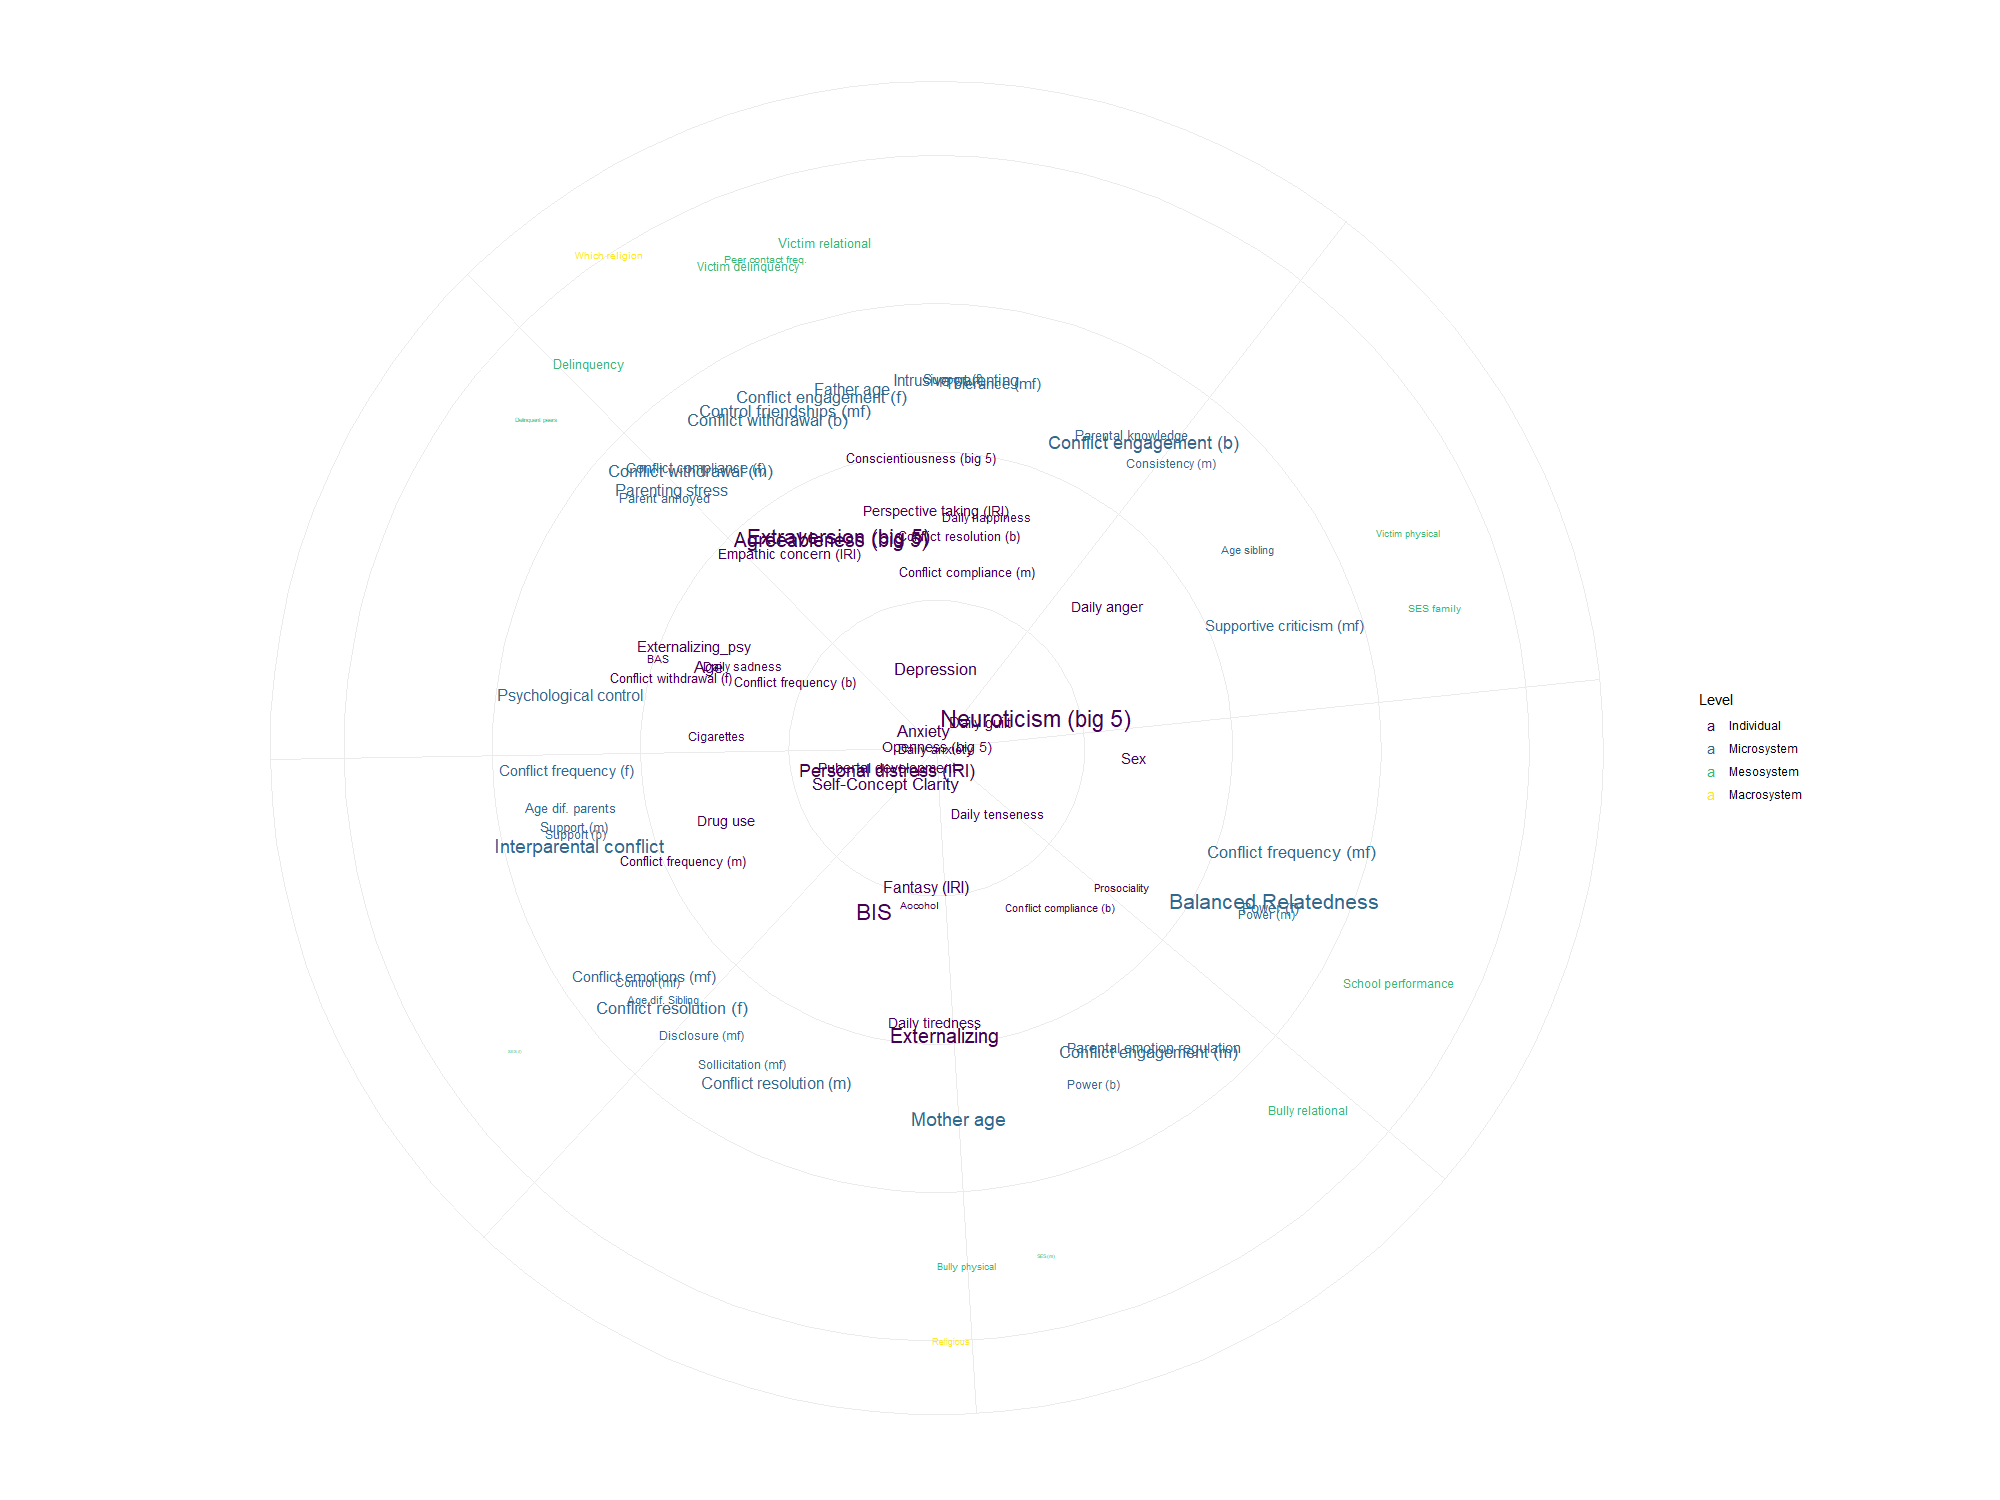

Reproduce this figure in R.
df_plot <- data.frame(Variable = names(VI$variable.importance), Value = VI$variable.importance)
df_plot$Variable <- gsub("^\\d+\\. ", "", df_plot$Variable)
df_plot$Level <- ordered(ren$V4, levels = c("Individual", "Microsystem", "Mesosystem", "Macrosystem"))
df_plot$x <- runif(nrow(df_plot))
df_plot$y <- df_plot$Level
levels(df_plot$y) <- c(1, 7, 9, 10)
df_plot$y <- as.numeric(as.character(df_plot$y))
df_plot$y[df_plot$y == 1] <- runif(length(df_plot$y[df_plot$y == 1]), 2, 6)
ggplot(df_plot, aes(x=x, y = y, size = Value, color = Level, label = Variable)) + #geom_point()+
  geom_text()+
  coord_polar()+
  theme_minimal()+
  theme(axis.text = element_blank(), axis.title = element_blank(), axis.ticks = element_blank())+
  scale_size(guide = 'none')
